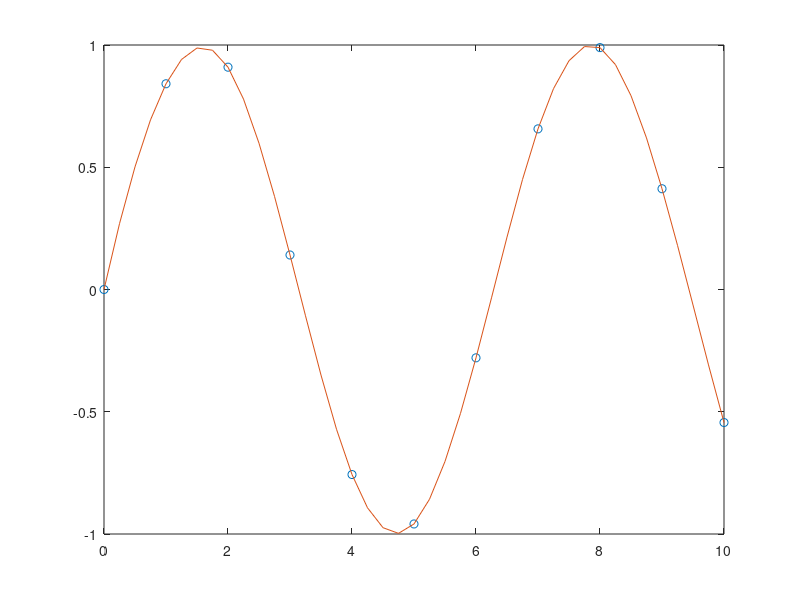

MATLAB code for this plot: (Note: this script raises an error after producing the figure.)
  
% Needs work, scrap 0

x = 0:10;
y = sin(x);
xx = 0:.25:10;
yy = spline(x,y,xx);
    figure(5); clf; plot(x,y,'o',xx,yy)
    %%
    figure(4); clf; colordef white; set(gcf,'color','w');
 
    
 x = linspace(0,3,100);
 a = 5*sin(x) + 2*randn(1,100);
 b = 5*sin(x-1) + 2*randn(1,100);
 [jnk,shift] = max(xcorr(a,b))
 figure(5); clf; plot(x,a); hold on; plot(x,b,'r');
 hold on; plot(x,a,'b.'); 
 plot(x,[b(end-shift+1:end),b(1:end-shift)],'r.');
    
 
 
 
    for e = 1:14 ; % e =5;
        try
 
            mcor = MP09{e}.Nnucs./MP09{1}.Nnucs;
            grad = mcor*MP09{e}.Data_sort(:,3);
            stnd = MP09{1}.Data_sort(:,3);
            gx = MP09{e}.Data_sort(:,1);
            sx = MP09{1}.Data_sort(:,1);            
            
            L = min(length(grad),length(stnd));
            [jnk,shift] = max(xcorr(stnd(1:L),grad(1:L)))
            
            
            
%grad = flipud(grad);
figure(5); clf; plot(gx,flipud(grad),'r.'); hold on;
figure(5); plot(sx,flipud(stnd),'b.');

xdata = linspace(min(gx(1),sx(1)),max(gx(end),sx(end)),1000)';

n = 3; theta = mean(gx);  A = max(grad);  b=min(grad); 
[p,fit] = fxn_fit_sigmoid(gx',flipud(grad)',[n,theta,A,b]);
grad = p(3).*(xdata).^p(1)./(p(2).^p(1)+(xdata).^p(1)) + p(4) ; 

n = 3; theta = mean(sx);  A = max(stnd);  b=min(stnd); 
[p,fit] = fxn_fit_sigmoid(sx',flipud(stnd)',[n,theta,A,b]);
stnd = p(3).*(xdata).^p(1)./(p(2).^p(1)+(xdata).^p(1)) + p(4) ; 

figure(5); clf; plot(xdata,flipud(grad),'r.'); hold on;
figure(5); plot(xdata,flipud(stnd),'b.');


[jnk,shift] = max(xcorr(fliplr(grad),fliplr(stnd)))


figure(5); hold on; plot(xdata,stnd,'b'); hold on; plot(xdata,grad,'r');
            
            stnd = [zeros(3E2,1); stnd; zeros(3E2,1)]; % room to move around
            L = length(stnd);
            grad = [grad; zeros(L-length(grad),1)];
                      
              err2 = 0;  
              err1 = sum(abs(stnd-grad));
            while err2 <= err1 
                    err1 = sum(abs(stnd-grad));
                    grad = [grad(L-1:L);grad(1:L-2)];
                    err2 = sum(abs(stnd-grad));
            end
            
            figure(5); clf; plot(grad,'b.'); hold on; plot(stnd,'r.'); 
       
            
            
             plot(MP09{e}.Data_sort(:,1),MP09{e}.Data_sort(:,3),'g.'); hold on;
        catch
            continue
        end
    end
    
   %%
%               mcor = MP09{e}.Nnucs./MP09{1}.Nnucs;
%             grad = mcor*MP09{e}.Data_sort(:,3);
%             stnd = MP09{1}.Data_sort(:,3);
%             gx = MP09{e}.Data_sort(:,1);
%             sx = MP09{1}.Data_sort(:,1);
%             
%             st = min(gx(1),sx(1)); %   gx(1) ~= sx(1)~ = 0;
%             en = max(gx(end),sx(end)); 
%             
%             figure(5); clf; hold on; plot(gx,grad,'m.');
%             plot(sx,stnd,'c.');
%             xi = linspace(st,en,100);
% 
%             grad = smooth(grad,.3,'rloess');
%             stnd = smooth(stnd,.3,'rloess');
%            % figure(5); plot(gx,grad,'b.');
%             grad = interp1(gx,grad,xi);
%             stnd = interp1(sx,stnd,xi);
%             figure(5); hold on; plot(xi,grad,'r.');
%           figure(5); hold on; plot(xi,stnd,'b.');
%           
%             
%            
%             offset = -1E5;
%             gx = gxi
%         
%       
%             err1 = 1; err2 = 0; ostp = 100;
%             while err2<=err1
%                 err1 = sum((grad - stnd).^2 + (gxi-sx).^2) ;
%                 offset = offset +ostp;
%                 gx = gx + ostp;
%                 err2 = sum((grad - stnd).^2 + (gxi-sx).^2) ;
%                 
%                 figure(5); clf; plot(sx,stnd,'r');
%                 hold on; plot(gx,grad,'b');
%                 
%             end
%             figure(5); clf; 
%             plot(MP09{1}.Data_sort(:,1),MP09{1}.Data_sort(:,3),'b'); hold on;
%             plot(MP09{e}.Data_sort(:,1)+offset,MP09{e}.Data_sort(:,3),'r'); 
%     
    